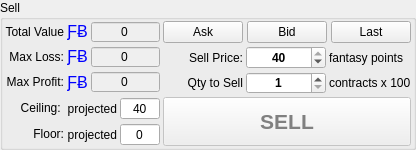
        <widget class="QGroupBox" name="groupBoxSell">
         <property name="sizePolicy">
          <sizepolicy hsizetype="Preferred" vsizetype="Preferred">
           <horstretch>0</horstretch>
           <verstretch>0</verstretch>
          </sizepolicy>
         </property>
         <property name="maximumSize">
          <size>
           <width>520</width>
           <height>200</height>
          </size>
         </property>
         <property name="font">
          <font>
           <weight>50</weight>
           <bold>false</bold>
          </font>
         </property>
         <property name="accessibleName">
          <string/>
         </property>
         <property name="styleSheet">
          <string notr="true"/>
         </property>
         <property name="title">
          <string>Sell</string>
         </property>
         <layout class="QGridLayout" name="gridLayout_7">
          <property name="leftMargin">
           <number>2</number>
          </property>
          <property name="topMargin">
           <number>1</number>
          </property>
          <property name="rightMargin">
           <number>2</number>
          </property>
          <property name="bottomMargin">
           <number>1</number>
          </property>
          <property name="spacing">
           <number>3</number>
          </property>
          <item row="0" column="0">
           <widget class="QLabel" name="label_39">
            <property name="sizePolicy">
             <sizepolicy hsizetype="Preferred" vsizetype="Fixed">
              <horstretch>0</horstretch>
              <verstretch>0</verstretch>
             </sizepolicy>
            </property>
            <property name="accessibleName">
             <string>TR00030</string>
            </property>
            <property name="text">
             <string>Total Value</string>
            </property>
            <property name="alignment">
             <set>Qt::AlignRight|Qt::AlignTrailing|Qt::AlignVCenter</set>
            </property>
           </widget>
          </item>
          <item row="1" column="0">
           <widget class="QLabel" name="label_40">
            <property name="sizePolicy">
             <sizepolicy hsizetype="Preferred" vsizetype="Fixed">
              <horstretch>0</horstretch>
              <verstretch>0</verstretch>
             </sizepolicy>
            </property>
            <property name="accessibleName">
             <string>TR00033</string>
            </property>
            <property name="text">
             <string>Max Loss:</string>
            </property>
            <property name="alignment">
             <set>Qt::AlignRight|Qt::AlignTrailing|Qt::AlignVCenter</set>
            </property>
           </widget>
          </item>
          <item row="3" column="0">
           <widget class="QLabel" name="label_46">
            <property name="sizePolicy">
             <sizepolicy hsizetype="Preferred" vsizetype="Fixed">
              <horstretch>0</horstretch>
              <verstretch>0</verstretch>
             </sizepolicy>
            </property>
            <property name="accessibleName">
             <string>TR00034</string>
            </property>
            <property name="text">
             <string>Ceiling: </string>
            </property>
            <property name="alignment">
             <set>Qt::AlignRight|Qt::AlignTrailing|Qt::AlignVCenter</set>
            </property>
           </widget>
          </item>
          <item row="3" column="1">
           <layout class="QHBoxLayout" name="horizontalLayout_17">
            <item>
             <widget class="QLabel" name="label_47">
              <property name="sizePolicy">
               <sizepolicy hsizetype="Preferred" vsizetype="Preferred">
                <horstretch>0</horstretch>
                <verstretch>0</verstretch>
               </sizepolicy>
              </property>
              <property name="accessibleName">
               <string>TR00034</string>
              </property>
              <property name="text">
               <string>projected</string>
              </property>
              <property name="alignment">
               <set>Qt::AlignRight|Qt::AlignTrailing|Qt::AlignVCenter</set>
              </property>
             </widget>
            </item>
            <item>
             <widget class="QSpinBox" name="sellCeil">
              <property name="sizePolicy">
               <sizepolicy hsizetype="Preferred" vsizetype="Fixed">
                <horstretch>0</horstretch>
                <verstretch>0</verstretch>
               </sizepolicy>
              </property>
              <property name="minimumSize">
               <size>
                <width>40</width>
                <height>0</height>
               </size>
              </property>
              <property name="accessibleName">
               <string>PRICE</string>
              </property>
              <property name="accessibleDescription">
               <string>CAN_BE_ZERO</string>
              </property>
              <property name="styleSheet">
               <string notr="true"/>
              </property>
              <property name="alignment">
               <set>Qt::AlignCenter</set>
              </property>
              <property name="readOnly">
               <bool>false</bool>
              </property>
              <property name="buttonSymbols">
               <enum>QAbstractSpinBox::NoButtons</enum>
              </property>
              <property name="maximum">
               <number>40</number>
              </property>
              <property name="value">
               <number>40</number>
              </property>
             </widget>
            </item>
           </layout>
          </item>
          <item row="0" column="1">
           <layout class="QHBoxLayout" name="horizontalLayout_11">
            <item>
             <widget class="QLabel" name="usdLabel10_6">
              <property name="sizePolicy">
               <sizepolicy hsizetype="Maximum" vsizetype="Preferred">
                <horstretch>0</horstretch>
                <verstretch>0</verstretch>
               </sizepolicy>
              </property>
              <property name="font">
               <font>
                <pointsize>11</pointsize>
                <weight>50</weight>
                <bold>false</bold>
               </font>
              </property>
              <property name="accessibleDescription">
               <string>USD_ICON</string>
              </property>
              <property name="text">
               <string>&lt;html&gt;&lt;head/&gt;&lt;body&gt;&lt;p&gt;&lt;span style=&quot; font-size:12pt; color:#0000ff;&quot;&gt;ƑɃ&lt;/span&gt;&lt;/p&gt;&lt;/body&gt;&lt;/html&gt;</string>
              </property>
              <property name="alignment">
               <set>Qt::AlignCenter</set>
              </property>
             </widget>
            </item>
            <item>
             <widget class="QSpinBox" name="sellvalue">
              <property name="sizePolicy">
               <sizepolicy hsizetype="Preferred" vsizetype="Fixed">
                <horstretch>0</horstretch>
                <verstretch>0</verstretch>
               </sizepolicy>
              </property>
              <property name="minimumSize">
               <size>
                <width>40</width>
                <height>0</height>
               </size>
              </property>
              <property name="accessibleName">
               <string>PRICE</string>
              </property>
              <property name="accessibleDescription">
               <string>CAN_BE_ZERO</string>
              </property>
              <property name="styleSheet">
               <string notr="true">QSpinBox {background-color: rgb(239, 239, 239);}</string>
              </property>
              <property name="alignment">
               <set>Qt::AlignCenter</set>
              </property>
              <property name="readOnly">
               <bool>true</bool>
              </property>
              <property name="buttonSymbols">
               <enum>QAbstractSpinBox::NoButtons</enum>
              </property>
              <property name="showGroupSeparator" stdset="0">
               <bool>true</bool>
              </property>
              <property name="minimum">
               <number>-9999999</number>
              </property>
              <property name="maximum">
               <number>0</number>
              </property>
             </widget>
            </item>
           </layout>
          </item>
          <item row="1" column="1">
           <layout class="QHBoxLayout" name="horizontalLayout_15">
            <item>
             <widget class="QLabel" name="usdLabel10_7">
              <property name="sizePolicy">
               <sizepolicy hsizetype="Maximum" vsizetype="Preferred">
                <horstretch>0</horstretch>
                <verstretch>0</verstretch>
               </sizepolicy>
              </property>
              <property name="font">
               <font>
                <pointsize>11</pointsize>
                <weight>50</weight>
                <bold>false</bold>
               </font>
              </property>
              <property name="accessibleDescription">
               <string>USD_ICON</string>
              </property>
              <property name="text">
               <string>&lt;html&gt;&lt;head/&gt;&lt;body&gt;&lt;p&gt;&lt;span style=&quot; font-size:12pt; color:#0000ff;&quot;&gt;ƑɃ&lt;/span&gt;&lt;/p&gt;&lt;/body&gt;&lt;/html&gt;</string>
              </property>
              <property name="alignment">
               <set>Qt::AlignCenter</set>
              </property>
             </widget>
            </item>
            <item>
             <widget class="QSpinBox" name="sellRisk">
              <property name="sizePolicy">
               <sizepolicy hsizetype="Preferred" vsizetype="Fixed">
                <horstretch>0</horstretch>
                <verstretch>0</verstretch>
               </sizepolicy>
              </property>
              <property name="minimumSize">
               <size>
                <width>40</width>
                <height>0</height>
               </size>
              </property>
              <property name="accessibleName">
               <string>PRICE</string>
              </property>
              <property name="accessibleDescription">
               <string>CAN_BE_ZERO</string>
              </property>
              <property name="styleSheet">
               <string notr="true">QSpinBox {background-color: rgb(239, 239, 239);  color: &quot;red&quot;;}</string>
              </property>
              <property name="alignment">
               <set>Qt::AlignCenter</set>
              </property>
              <property name="readOnly">
               <bool>true</bool>
              </property>
              <property name="buttonSymbols">
               <enum>QAbstractSpinBox::NoButtons</enum>
              </property>
              <property name="showGroupSeparator" stdset="0">
               <bool>true</bool>
              </property>
              <property name="minimum">
               <number>-9999999</number>
              </property>
              <property name="maximum">
               <number>0</number>
              </property>
             </widget>
            </item>
           </layout>
          </item>
          <item row="1" column="2" rowspan="2">
           <layout class="QGridLayout" name="gridLayout_9">
            <item row="0" column="0">
             <widget class="QLabel" name="label_41">
              <property name="accessibleName">
               <string>TR00031</string>
              </property>
              <property name="text">
               <string>Sell Price:</string>
              </property>
              <property name="alignment">
               <set>Qt::AlignRight|Qt::AlignTrailing|Qt::AlignVCenter</set>
              </property>
             </widget>
            </item>
            <item row="0" column="1">
             <widget class="QSpinBox" name="sellprice">
              <property name="sizePolicy">
               <sizepolicy hsizetype="Preferred" vsizetype="Fixed">
                <horstretch>0</horstretch>
                <verstretch>0</verstretch>
               </sizepolicy>
              </property>
              <property name="minimumSize">
               <size>
                <width>40</width>
                <height>0</height>
               </size>
              </property>
              <property name="font">
               <font>
                <weight>75</weight>
                <bold>true</bold>
               </font>
              </property>
              <property name="accessibleName">
               <string>PRICE</string>
              </property>
              <property name="accessibleDescription">
               <string>CAN_BE_ZERO</string>
              </property>
              <property name="styleSheet">
               <string notr="true"/>
              </property>
              <property name="alignment">
               <set>Qt::AlignCenter</set>
              </property>
              <property name="readOnly">
               <bool>false</bool>
              </property>
              <property name="buttonSymbols">
               <enum>QAbstractSpinBox::UpDownArrows</enum>
              </property>
              <property name="minimum">
               <number>1</number>
              </property>
              <property name="maximum">
               <number>40</number>
              </property>
              <property name="value">
               <number>40</number>
              </property>
             </widget>
            </item>
            <item row="0" column="2">
             <widget class="QLabel" name="label_42">
              <property name="accessibleName">
               <string>TR00031</string>
              </property>
              <property name="text">
               <string>fantasy points</string>
              </property>
              <property name="alignment">
               <set>Qt::AlignLeading|Qt::AlignLeft|Qt::AlignVCenter</set>
              </property>
             </widget>
            </item>
            <item row="1" column="0">
             <widget class="QLabel" name="label_43">
              <property name="sizePolicy">
               <sizepolicy hsizetype="Preferred" vsizetype="Preferred">
                <horstretch>0</horstretch>
                <verstretch>0</verstretch>
               </sizepolicy>
              </property>
              <property name="accessibleName">
               <string>TR00032</string>
              </property>
              <property name="text">
               <string>Qty to Sell</string>
              </property>
              <property name="alignment">
               <set>Qt::AlignRight|Qt::AlignTrailing|Qt::AlignVCenter</set>
              </property>
             </widget>
            </item>
            <item row="1" column="1">
             <widget class="QSpinBox" name="sellqty">
              <property name="sizePolicy">
               <sizepolicy hsizetype="Preferred" vsizetype="Fixed">
                <horstretch>0</horstretch>
                <verstretch>0</verstretch>
               </sizepolicy>
              </property>
              <property name="minimumSize">
               <size>
                <width>40</width>
                <height>0</height>
               </size>
              </property>
              <property name="font">
               <font>
                <weight>75</weight>
                <bold>true</bold>
               </font>
              </property>
              <property name="accessibleName">
               <string>PRICE</string>
              </property>
              <property name="accessibleDescription">
               <string>CAN_BE_ZERO</string>
              </property>
              <property name="styleSheet">
               <string notr="true">QDoubleSpinBox {border: 0px; background: transparent;}</string>
              </property>
              <property name="alignment">
               <set>Qt::AlignCenter</set>
              </property>
              <property name="readOnly">
               <bool>false</bool>
              </property>
              <property name="buttonSymbols">
               <enum>QAbstractSpinBox::UpDownArrows</enum>
              </property>
              <property name="minimum">
               <number>1</number>
              </property>
              <property name="maximum">
               <number>999</number>
              </property>
             </widget>
            </item>
            <item row="1" column="2">
             <widget class="QLabel" name="label_44">
              <property name="accessibleName">
               <string>TR00031</string>
              </property>
              <property name="text">
               <string>contracts x 100</string>
              </property>
              <property name="alignment">
               <set>Qt::AlignLeading|Qt::AlignLeft|Qt::AlignVCenter</set>
              </property>
             </widget>
            </item>
           </layout>
          </item>
          <item row="4" column="0">
           <widget class="QLabel" name="label_48">
            <property name="sizePolicy">
             <sizepolicy hsizetype="Preferred" vsizetype="Fixed">
              <horstretch>0</horstretch>
              <verstretch>0</verstretch>
             </sizepolicy>
            </property>
            <property name="accessibleName">
             <string>TR00034</string>
            </property>
            <property name="text">
             <string>Floor:</string>
            </property>
            <property name="alignment">
             <set>Qt::AlignRight|Qt::AlignTrailing|Qt::AlignVCenter</set>
            </property>
           </widget>
          </item>
          <item row="2" column="1">
           <layout class="QHBoxLayout" name="horizontalLayout_16">
            <item>
             <widget class="QLabel" name="usdLabel10_8">
              <property name="sizePolicy">
               <sizepolicy hsizetype="Maximum" vsizetype="Preferred">
                <horstretch>0</horstretch>
                <verstretch>0</verstretch>
               </sizepolicy>
              </property>
              <property name="font">
               <font>
                <pointsize>11</pointsize>
                <weight>50</weight>
                <bold>false</bold>
               </font>
              </property>
              <property name="accessibleDescription">
               <string>USD_ICON</string>
              </property>
              <property name="text">
               <string>&lt;html&gt;&lt;head/&gt;&lt;body&gt;&lt;p&gt;&lt;span style=&quot; font-size:12pt; color:#0000ff;&quot;&gt;ƑɃ&lt;/span&gt;&lt;/p&gt;&lt;/body&gt;&lt;/html&gt;</string>
              </property>
              <property name="alignment">
               <set>Qt::AlignCenter</set>
              </property>
             </widget>
            </item>
            <item>
             <widget class="QSpinBox" name="sellProfit">
              <property name="sizePolicy">
               <sizepolicy hsizetype="Preferred" vsizetype="Fixed">
                <horstretch>0</horstretch>
                <verstretch>0</verstretch>
               </sizepolicy>
              </property>
              <property name="minimumSize">
               <size>
                <width>40</width>
                <height>0</height>
               </size>
              </property>
              <property name="accessibleName">
               <string>PRICE</string>
              </property>
              <property name="accessibleDescription">
               <string>CAN_BE_ZERO</string>
              </property>
              <property name="styleSheet">
               <string notr="true">QSpinBox {background-color: rgb(239, 239, 239); color: &quot;green&quot;;}</string>
              </property>
              <property name="alignment">
               <set>Qt::AlignCenter</set>
              </property>
              <property name="readOnly">
               <bool>true</bool>
              </property>
              <property name="buttonSymbols">
               <enum>QAbstractSpinBox::NoButtons</enum>
              </property>
              <property name="showGroupSeparator" stdset="0">
               <bool>true</bool>
              </property>
              <property name="maximum">
               <number>9999999</number>
              </property>
             </widget>
            </item>
           </layout>
          </item>
          <item row="4" column="1">
           <layout class="QHBoxLayout" name="horizontalLayout_18">
            <item>
             <widget class="QLabel" name="label_49">
              <property name="sizePolicy">
               <sizepolicy hsizetype="Preferred" vsizetype="Preferred">
                <horstretch>0</horstretch>
                <verstretch>0</verstretch>
               </sizepolicy>
              </property>
              <property name="accessibleName">
               <string>TR00034</string>
              </property>
              <property name="text">
               <string>projected</string>
              </property>
              <property name="alignment">
               <set>Qt::AlignRight|Qt::AlignTrailing|Qt::AlignVCenter</set>
              </property>
             </widget>
            </item>
            <item>
             <widget class="QSpinBox" name="sellFloor">
              <property name="sizePolicy">
               <sizepolicy hsizetype="Preferred" vsizetype="Fixed">
                <horstretch>0</horstretch>
                <verstretch>0</verstretch>
               </sizepolicy>
              </property>
              <property name="minimumSize">
               <size>
                <width>40</width>
                <height>0</height>
               </size>
              </property>
              <property name="accessibleName">
               <string>PRICE</string>
              </property>
              <property name="accessibleDescription">
               <string>CAN_BE_ZERO</string>
              </property>
              <property name="styleSheet">
               <string notr="true"/>
              </property>
              <property name="alignment">
               <set>Qt::AlignCenter</set>
              </property>
              <property name="readOnly">
               <bool>false</bool>
              </property>
              <property name="buttonSymbols">
               <enum>QAbstractSpinBox::NoButtons</enum>
              </property>
              <property name="maximum">
               <number>40</number>
              </property>
              <property name="value">
               <number>0</number>
              </property>
             </widget>
            </item>
           </layout>
          </item>
          <item row="2" column="0">
           <widget class="QLabel" name="label_45">
            <property name="sizePolicy">
             <sizepolicy hsizetype="Preferred" vsizetype="Fixed">
              <horstretch>0</horstretch>
              <verstretch>0</verstretch>
             </sizepolicy>
            </property>
            <property name="accessibleName">
             <string>TR00034</string>
            </property>
            <property name="text">
             <string>Max Profit:</string>
            </property>
            <property name="alignment">
             <set>Qt::AlignRight|Qt::AlignTrailing|Qt::AlignVCenter</set>
            </property>
           </widget>
          </item>
          <item row="0" column="2">
           <layout class="QGridLayout" name="gridLayout_27">
            <property name="horizontalSpacing">
             <number>4</number>
            </property>
            <item row="0" column="1">
             <widget class="QPushButton" name="sellPriceAsMarketBid">
              <property name="sizePolicy">
               <sizepolicy hsizetype="Preferred" vsizetype="Fixed">
                <horstretch>0</horstretch>
                <verstretch>0</verstretch>
               </sizepolicy>
              </property>
              <property name="minimumSize">
               <size>
                <width>60</width>
                <height>0</height>
               </size>
              </property>
              <property name="maximumSize">
               <size>
                <width>16777215</width>
                <height>16777215</height>
               </size>
              </property>
              <property name="accessibleName">
               <string>AS_MARKET_BUY</string>
              </property>
              <property name="text">
               <string>Bid</string>
              </property>
             </widget>
            </item>
            <item row="0" column="2">
             <widget class="QPushButton" name="sellPriceAsMarketLastPrice">
              <property name="sizePolicy">
               <sizepolicy hsizetype="Preferred" vsizetype="Fixed">
                <horstretch>0</horstretch>
                <verstretch>0</verstretch>
               </sizepolicy>
              </property>
              <property name="minimumSize">
               <size>
                <width>60</width>
                <height>0</height>
               </size>
              </property>
              <property name="maximumSize">
               <size>
                <width>16777215</width>
                <height>16777215</height>
               </size>
              </property>
              <property name="accessibleName">
               <string>AS_LAST_PRICE</string>
              </property>
              <property name="text">
               <string>Last</string>
              </property>
             </widget>
            </item>
            <item row="0" column="0">
             <widget class="QPushButton" name="sellPriceAsMarketAsk">
              <property name="sizePolicy">
               <sizepolicy hsizetype="Preferred" vsizetype="Fixed">
                <horstretch>0</horstretch>
                <verstretch>0</verstretch>
               </sizepolicy>
              </property>
              <property name="minimumSize">
               <size>
                <width>60</width>
                <height>0</height>
               </size>
              </property>
              <property name="maximumSize">
               <size>
                <width>16777215</width>
                <height>16777215</height>
               </size>
              </property>
              <property name="accessibleName">
               <string>AS_MARKET_SELL</string>
              </property>
              <property name="text">
               <string>Ask</string>
              </property>
             </widget>
            </item>
           </layout>
          </item>
          <item row="3" column="2" rowspan="2">
           <widget class="QPushButton" name="sellit">
            <property name="enabled">
             <bool>false</bool>
            </property>
            <property name="sizePolicy">
             <sizepolicy hsizetype="Expanding" vsizetype="Expanding">
              <horstretch>0</horstretch>
              <verstretch>0</verstretch>
             </sizepolicy>
            </property>
            <property name="minimumSize">
             <size>
              <width>60</width>
              <height>0</height>
             </size>
            </property>
            <property name="font">
             <font>
              <pointsize>16</pointsize>
              <weight>75</weight>
              <bold>true</bold>
             </font>
            </property>
            <property name="toolTip">
             <string/>
            </property>
            <property name="accessibleName">
             <string>BUY</string>
            </property>
            <property name="styleSheet">
             <string notr="true">QPushButton {color: red} QPushButton::disabled {color: gray}</string>
            </property>
            <property name="text">
             <string>SELL</string>
            </property>
           </widget>
          </item>
         </layout>
        </widget>
